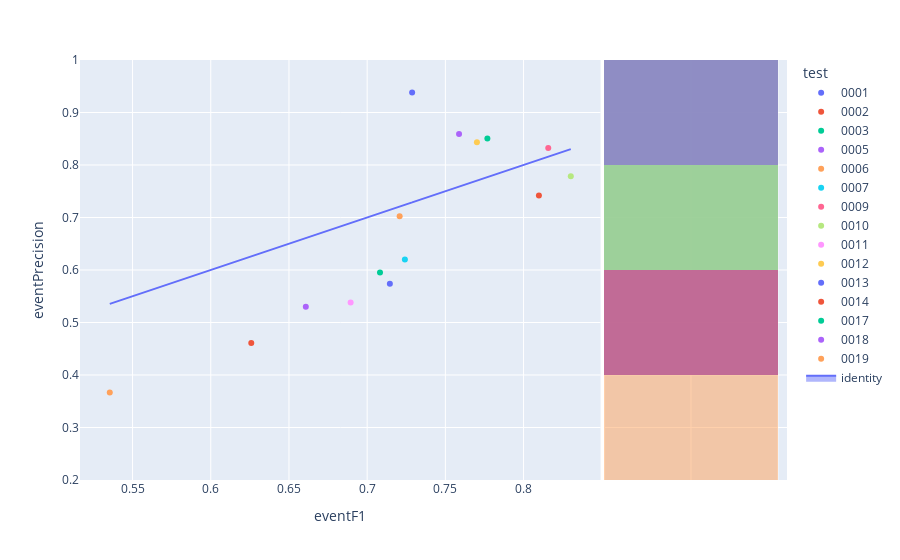

Source (notebook cell):
### Code cell
fig=px.scatter(experimentModels_N2,x='eventF1',y='eventPrecision',color='test',hover_name='modelId', marginal_y="histogram")
fig.add_trace(
    go.Scatter(x=experimentModels_N2['eventF1'], y=experimentModels_N2['eventF1'], name="identity", mode='lines',fill="toself")
)
fig.show()

### Figure 1 — Plotly figure (JSON) as saved in the notebook; plotly's stock layout.template omitted (floating-point values rounded to 4 significant figures)
{"data": [{"hovertemplate": "<b>%{hovertext}</b><br><br>test=0001<br>eventF1=%{x}<br>eventPrecision=%{y}<extra></extra>", "hovertext": ["aa11eb61-61e6-41e2-94d5-a4833e9b8d9d"], "legendgroup": "0001", "marker": {"color": "#636efa", "symbol": "circle"}, "mode": "markers", "name": "0001", "orientation": "v", "showlegend": true, "type": "scatter", "x": [0.7288], "xaxis": "x", "y": [0.9382], "yaxis": "y"}, {"alignmentgroup": "True", "bingroup": "y", "hovertemplate": "test=0001<br>eventPrecision=%{y}<br>count=%{x}<extra></extra>", "legendgroup": "0001", "marker": {"color": "#636efa"}, "name": "0001", "offsetgroup": "0001", "opacity": 0.5, "showlegend": false, "type": "histogram", "xaxis": "x2", "y": [0.9382], "yaxis": "y2"}, {"hovertemplate": "<b>%{hovertext}</b><br><br>test=0002<br>eventF1=%{x}<br>eventPrecision=%{y}<extra></extra>", "hovertext": ["56daf263-9a04-44a8-a967-ed222c84ae8c"], "legendgroup": "0002", "marker": {"color": "#EF553B", "symbol": "circle"}, "mode": "markers", "name": "0002", "orientation": "v", "showlegend": true, "type": "scatter", "x": [0.8098], "xaxis": "x", "y": [0.7421], "yaxis": "y"}, {"alignmentgroup": "True", "bingroup": "y", "hovertemplate": "test=0002<br>eventPrecision=%{y}<br>count=%{x}<extra></extra>", "legendgroup": "0002", "marker": {"color": "#EF553B"}, "name": "0002", "offsetgroup": "0002", "opacity": 0.5, "showlegend": false, "type": "histogram", "xaxis": "x2", "y": [0.7421], "yaxis": "y2"}, {"hovertemplate": "<b>%{hovertext}</b><br><br>test=0003<br>eventF1=%{x}<br>eventPrecision=%{y}<extra></extra>", "hovertext": ["983f3902-7ddc-4ab2-93e7-4da2577f8b4b"], "legendgroup": "0003", "marker": {"color": "#00cc96", "symbol": "circle"}, "mode": "markers", "name": "0003", "orientation": "v", "showlegend": true, "type": "scatter", "x": [0.7082], "xaxis": "x", "y": [0.5952], "yaxis": "y"}, {"alignmentgroup": "True", "bingroup": "y", "hovertemplate": "test=0003<br>eventPrecision=%{y}<br>count=%{x}<extra></extra>", "legendgroup": "0003", "marker": {"color": "#00cc96"}, "name": "0003", "offsetgroup": "0003", "opacity": 0.5, "showlegend": false, "type": "histogram", "xaxis": "x2", "y": [0.5952], "yaxis": "y2"}, {"hovertemplate": "<b>%{hovertext}</b><br><br>test=0005<br>eventF1=%{x}<br>eventPrecision=%{y}<extra></extra>", "hovertext": ["c0eba1b0-cd60-4e9e-ab7f-71131a829c7e"], "legendgroup": "0005", "marker": {"color": "#ab63fa", "symbol": "circle"}, "mode": "markers", "name": "0005", "orientation": "v", "showlegend": true, "type": "scatter", "x": [0.6608], "xaxis": "x", "y": [0.5301], "yaxis": "y"}, {"alignmentgroup": "True", "bingroup": "y", "hovertemplate": "test=0005<br>eventPrecision=%{y}<br>count=%{x}<extra></extra>", "legendgroup": "0005", "marker": {"color": "#ab63fa"}, "name": "0005", "offsetgroup": "0005", "opacity": 0.5, "showlegend": false, "type": "histogram", "xaxis": "x2", "y": [0.5301], "yaxis": "y2"}, {"hovertemplate": "<b>%{hovertext}</b><br><br>test=0006<br>eventF1=%{x}<br>eventPrecision=%{y}<extra></extra>", "hovertext": ["d7cf3254-9d32-4e20-a23e-3cdcd3107eaa"], "legendgroup": "0006", "marker": {"color": "#FFA15A", "symbol": "circle"}, "mode": "markers", "name": "0006", "orientation": "v", "showlegend": true, "type": "scatter", "x": [0.7208], "xaxis": "x", "y": [0.7025], "yaxis": "y"}, {"alignmentgroup": "True", "bingroup": "y", "hovertemplate": "test=0006<br>eventPrecision=%{y}<br>count=%{x}<extra></extra>", "legendgroup": "0006", "marker": {"color": "#FFA15A"}, "name": "0006", "offsetgroup": "0006", "opacity": 0.5, "showlegend": false, "type": "histogram", "xaxis": "x2", "y": [0.7025], "yaxis": "y2"}, {"hovertemplate": "<b>%{hovertext}</b><br><br>test=0007<br>eventF1=%{x}<br>eventPrecision=%{y}<extra></extra>", "hovertext": ["4f832318-c477-4835-acd3-7ec40944edd3"], "legendgroup": "0007", "marker": {"color": "#19d3f3", "symbol": "circle"}, "mode": "markers", "name": "0007", "orientation": "v", "showlegend": true, "type": "scatter", "x": [0.7241], "xaxis": "x", "y": [0.6198], "yaxis": "y"}, {"alignmentgroup": "True", "bingroup": "y", "hovertemplate": "test=0007<br>eventPrecision=%{y}<br>count=%{x}<extra></extra>", "legendgroup": "0007", "marker": {"color": "#19d3f3"}, "name": "0007", "offsetgroup": "0007", "opacity": 0.5, "showlegend": false, "type": "histogram", "xaxis": "x2", "y": [0.6198], "yaxis": "y2"}, {"hovertemplate": "<b>%{hovertext}</b><br><br>test=0009<br>eventF1=%{x}<br>eventPrecision=%{y}<extra></extra>", "hovertext": ["15e578bc-6917-4cef-a16a-bade7c0b0676"], "legendgroup": "0009", "marker": {"color": "#FF6692", "symbol": "circle"}, "mode": "markers", "name": "0009", "orientation": "v", "showlegend": true, "type": "scatter", "x": [0.8158], "xaxis": "x", "y": [0.8325], "yaxis": "y"}, {"alignmentgroup": "True", "bingroup": "y", "hovertemplate": "test=0009<br>eventPrecision=%{y}<br>count=%{x}<extra></extra>", "legendgroup": "0009", "marker": {"color": "#FF6692"}, "name": "0009", "offsetgroup": "0009", "opacity": 0.5, "showlegend": false, "type": "histogram", "xaxis": "x2", "y": [0.8325], "yaxis": "y2"}, {"hovertemplate": "<b>%{hovertext}</b><br><br>test=0010<br>eventF1=%{x}<br>eventPrecision=%{y}<extra></extra>", "hovertext": ["7e1fcff0-30f4-4f29-90d4-f7171b7700cf"], "legendgroup": "0010", "marker": {"color": "#B6E880", "symbol": "circle"}, "mode": "markers", "name": "0010", "orientation": "v", "showlegend": true, "type": "scatter", "x": [0.8302], "xaxis": "x", "y": [0.7784], "yaxis": "y"}, {"alignmentgroup": "True", "bingroup": "y", "hovertemplate": "test=0010<br>eventPrecision=%{y}<br>count=%{x}<extra></extra>", "legendgroup": "0010", "marker": {"color": "#B6E880"}, "name": "0010", "offsetgroup": "0010", "opacity": 0.5, "showlegend": false, "type": "histogram", "xaxis": "x2", "y": [0.7784], "yaxis": "y2"}, {"hovertemplate": "<b>%{hovertext}</b><br><br>test=0011<br>eventF1=%{x}<br>eventPrecision=%{y}<extra></extra>", "hovertext": ["0f783e82-ff7a-4204-9e47-55e534671311"], "legendgroup": "0011", "marker": {"color": "#FF97FF", "symbol": "circle"}, "mode": "markers", "name": "0011", "orientation": "v", "showlegend": true, "type": "scatter", "x": [0.6894], "xaxis": "x", "y": [0.5382], "yaxis": "y"}, {"alignmentgroup": "True", "bingroup": "y", "hovertemplate": "test=0011<br>eventPrecision=%{y}<br>count=%{x}<extra></extra>", "legendgroup": "0011", "marker": {"color": "#FF97FF"}, "name": "0011", "offsetgroup": "0011", "opacity": 0.5, "showlegend": false, "type": "histogram", "xaxis": "x2", "y": [0.5382], "yaxis": "y2"}, {"hovertemplate": "<b>%{hovertext}</b><br><br>test=0012<br>eventF1=%{x}<br>eventPrecision=%{y}<extra></extra>", "hovertext": ["99bfe384-9dde-485c-8233-eb9370c0bdbf"], "legendgroup": "0012", "marker": {"color": "#FECB52", "symbol": "circle"}, "mode": "markers", "name": "0012", "orientation": "v", "showlegend": true, "type": "scatter", "x": [0.7702], "xaxis": "x", "y": [0.8434], "yaxis": "y"}, {"alignmentgroup": "True", "bingroup": "y", "hovertemplate": "test=0012<br>eventPrecision=%{y}<br>count=%{x}<extra></extra>", "legendgroup": "0012", "marker": {"color": "#FECB52"}, "name": "0012", "offsetgroup": "0012", "opacity": 0.5, "showlegend": false, "type": "histogram", "xaxis": "x2", "y": [0.8434], "yaxis": "y2"}, {"hovertemplate": "<b>%{hovertext}</b><br><br>test=0013<br>eventF1=%{x}<br>eventPrecision=%{y}<extra></extra>", "hovertext": ["63e51dd9-118d-496b-8b4d-c0fd4db3d962"], "legendgroup": "0013", "marker": {"color": "#636efa", "symbol": "circle"}, "mode": "markers", "name": "0013", "orientation": "v", "showlegend": true, "type": "scatter", "x": [0.7145], "xaxis": "x", "y": [0.574], "yaxis": "y"}, {"alignmentgroup": "True", "bingroup": "y", "hovertemplate": "test=0013<br>eventPrecision=%{y}<br>count=%{x}<extra></extra>", "legendgroup": "0013", "marker": {"color": "#636efa"}, "name": "0013", "offsetgroup": "0013", "opacity": 0.5, "showlegend": false, "type": "histogram", "xaxis": "x2", "y": [0.574], "yaxis": "y2"}, {"hovertemplate": "<b>%{hovertext}</b><br><br>test=0014<br>eventF1=%{x}<br>eventPrecision=%{y}<extra></extra>", "hovertext": ["1665dd00-eb54-47cb-843d-f21453d9790d"], "legendgroup": "0014", "marker": {"color": "#EF553B", "symbol": "circle"}, "mode": "markers", "name": "0014", "orientation": "v", "showlegend": true, "type": "scatter", "x": [0.6259], "xaxis": "x", "y": [0.461], "yaxis": "y"}, {"alignmentgroup": "True", "bingroup": "y", "hovertemplate": "test=0014<br>eventPrecision=%{y}<br>count=%{x}<extra></extra>", "legendgroup": "0014", "marker": {"color": "#EF553B"}, "name": "0014", "offsetgroup": "0014", "opacity": 0.5, "showlegend": false, "type": "histogram", "xaxis": "x2", "y": [0.461], "yaxis": "y2"}, {"hovertemplate": "<b>%{hovertext}</b><br><br>test=0017<br>eventF1=%{x}<br>eventPrecision=%{y}<extra></extra>", "hovertext": ["263de413-4128-436e-b8a1-0bb7ad600f90"], "legendgroup": "0017", "marker": {"color": "#00cc96", "symbol": "circle"}, "mode": "markers", "name": "0017", "orientation": "v", "showlegend": true, "type": "scatter", "x": [0.7769], "xaxis": "x", "y": [0.8506], "yaxis": "y"}, {"alignmentgroup": "True", "bingroup": "y", "hovertemplate": "test=0017<br>eventPrecision=%{y}<br>count=%{x}<extra></extra>", "legendgroup": "0017", "marker": {"color": "#00cc96"}, "name": "0017", "offsetgroup": "0017", "opacity": 0.5, "showlegend": false, "type": "histogram", "xaxis": "x2", "y": [0.8506], "yaxis": "y2"}, {"hovertemplate": "<b>%{hovertext}</b><br><br>test=0018<br>eventF1=%{x}<br>eventPrecision=%{y}<extra></extra>", "hovertext": ["d666c68e-f0ca-4f31-b8f4-f0495ee86bc1"], "legendgroup": "0018", "marker": {"color": "#ab63fa", "symbol": "circle"}, "mode": "markers", "name": "0018", "orientation": "v", "showlegend": true, "type": "scatter", "x": [0.7588], "xaxis": "x", "y": [0.8588], "yaxis": "y"}, {"alignmentgroup": "True", "bingroup": "y", "hovertemplate": "test=0018<br>eventPrecision=%{y}<br>count=%{x}<extra></extra>", "legendgroup": "0018", "marker": {"color": "#ab63fa"}, "name": "0018", "offsetgroup": "0018", "opacity": 0.5, "showlegend": false, "type": "histogram", "xaxis": "x2", "y": [0.8588], "yaxis": "y2"}, {"hovertemplate": "<b>%{hovertext}</b><br><br>test=0019<br>eventF1=%{x}<br>eventPrecision=%{y}<extra></extra>", "hovertext": ["d88629a4-c108-44c5-9c1b-4008bdd78400"], "legendgroup": "0019", "marker": {"color": "#FFA15A", "symbol": "circle"}, "mode": "markers", "name": "0019", "orientation": "v", "showlegend": true, "type": "scatter", "x": [0.5354], "xaxis": "x", "y": [0.3665], "yaxis": "y"}, {"alignmentgroup": "True", "bingroup": "y", "hovertemplate": "test=0019<br>eventPrecision=%{y}<br>count=%{x}<extra></extra>", "legendgroup": "0019", "marker": {"color": "#FFA15A"}, "name": "0019", "offsetgroup": "0019", "opacity": 0.5, "showlegend": false, "type": "histogram", "xaxis": "x2", "y": [0.3665], "yaxis": "y2"}, {"fill": "toself", "mode": "lines", "name": "identity", "type": "scatter", "x": [0.7288, 0.8098, 0.7082, 0.6608, 0.7208, 0.7241, 0.8158, 0.8302, 0.6894, 0.7702, 0.7145, 0.6259, 0.7769, 0.7588, 0.5354], "y": [0.7288, 0.8098, 0.7082, 0.6608, 0.7208, 0.7241, 0.8158, 0.8302, 0.6894, 0.7702, 0.7145, 0.6259, 0.7769, 0.7588, 0.5354]}], "layout": {"barmode": "overlay", "legend": {"title": {"text": "test"}, "tracegroupgap": 0}, "margin": {"t": 60}, "xaxis": {"anchor": "y", "domain": [0, 0.7363], "title": {"text": "eventF1"}}, "xaxis2": {"anchor": "y2", "domain": [0.7413, 1], "matches": "x2", "showgrid": true, "showline": false, "showticklabels": false, "ticks": ""}, "yaxis": {"anchor": "x", "domain": [0, 1], "title": {"text": "eventPrecision"}}, "yaxis2": {"anchor": "x2", "domain": [0, 1], "matches": "y", "showgrid": true, "showticklabels": false}}}
